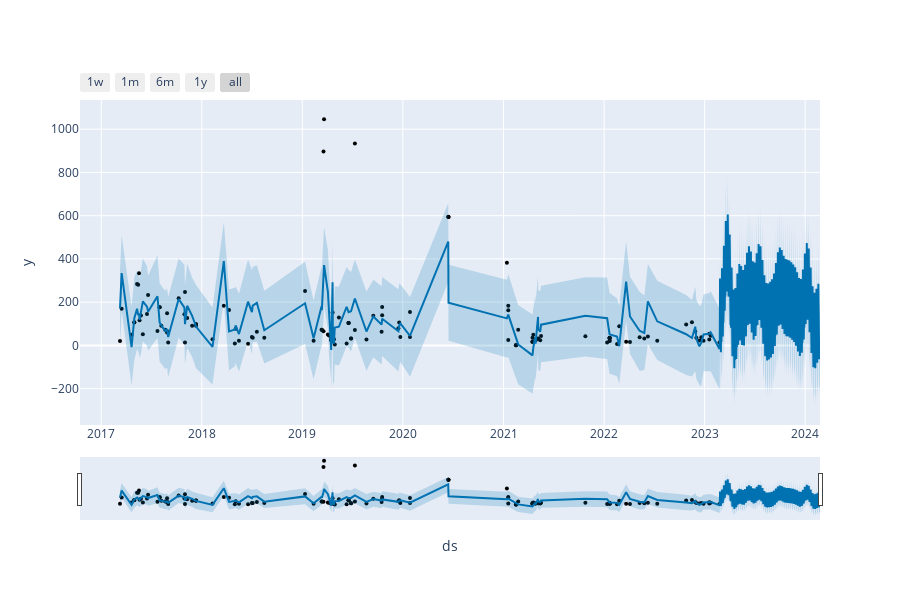

Notebook source saved alongside this figure:
### Markdown cell above
Zoom in into predicted values

### Code cell
from prophet.plot import plot_plotly, plot_components_plotly
plot_plotly(m, forecast)
